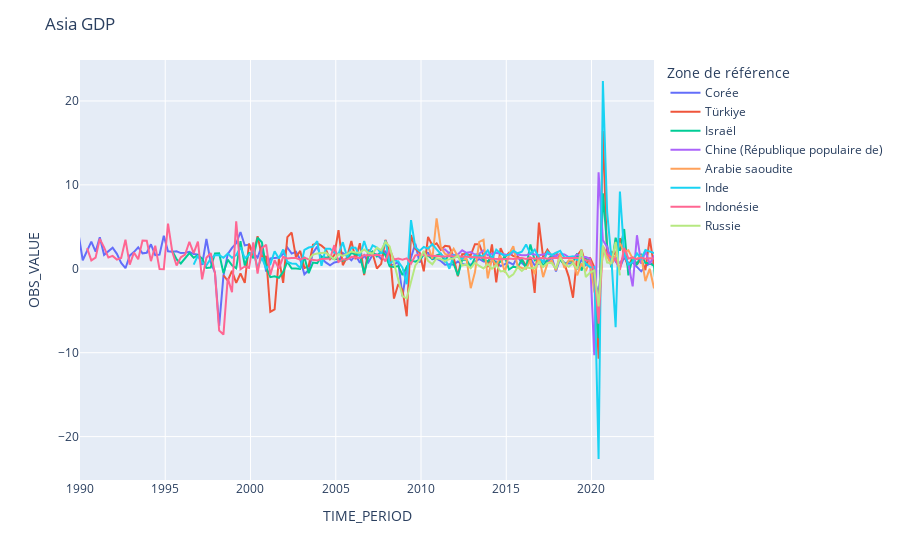

Notebook cell for this chart:
### Code cell
fig = px.line(as_gdp, x='TIME_PERIOD', y="OBS_VALUE", color='Zone de référence')
fig.update_layout(xaxis_range=['1990-01-01','2023-09-01'],
                  title_text= "Asia GDP ")
fig.show()
